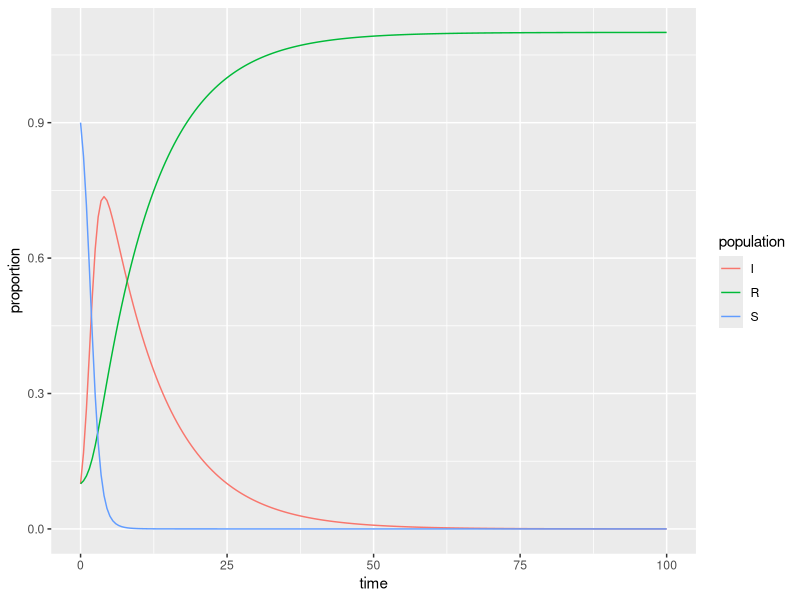

Write the R code that produced this figure.
## ---- chunk 1
#| message: false
#| warning: false
library(tidyverse)
library(deSolve)
## ---- chunk 2
# Proportion in each compartment: Susceptible 0.999999, Infected 0.000001, Recovered 0 (these are directly from the example linked above) ----
init <- c(S = 1-1e-1, I = 1e-1, R = 0.1)

# beta: infection parameter; gamma: recovery parameter ----
parameters <- c(beta = 1.316, gamma = 0.1)

# time frame ----
times <- seq(0, 100, by = 0.5)
## ---- chunk 3
# Build the function with all ----
sir <- function(time, init, parameters) {

  with(as.list(c(init, parameters)), {
    dS <- -beta * S * I
    dI <-  beta * S * I - gamma * I
    dR <-  gamma * I
    
    return(list(c(dS, dI, dR)))
    
  })
  
}
## ---- chunk 4
# Solve using `deSolve::ode()` ----
approximation <- ode(y = init, times = times, func = sir, parms = parameters)
## ---- chunk 5
# Get output into a data frame ----
approx_df <- as.data.frame(approximation)

# Pivot longer so R will do the work for us ----
approx_long <- approx_df %>% 
  pivot_longer(cols = S:R, names_to = "population", values_to = "proportion")
## ---- chunk 6
ggplot(data = approx_long, aes(x = time, y = proportion)) +
  geom_line(aes(color = population))
